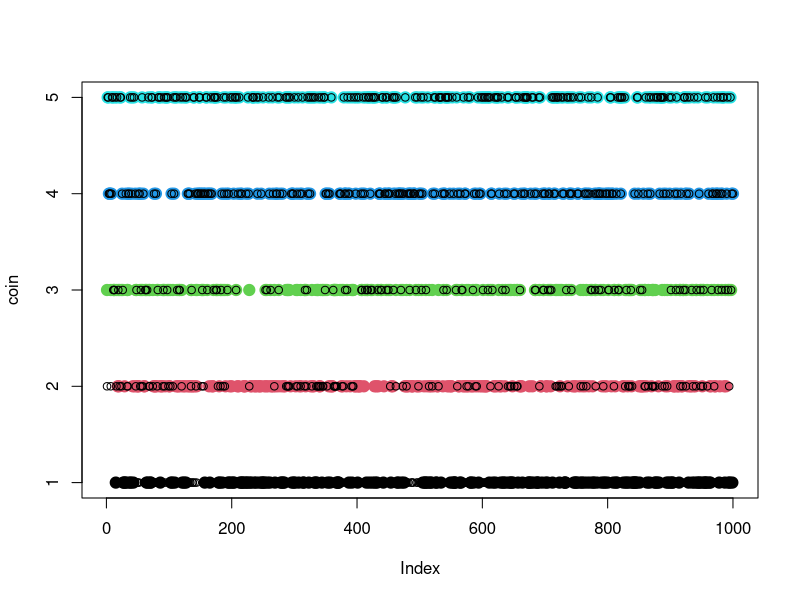

The R script that drew this image:
# Example based on: http://ai.stanford.edu/~chuongdo/papers/em_tutorial.pdf

coin = c(1,0,0,1,0)


res = c(5,9,8,4,7)

sum(res[coin==1]/(length(res[coin==1])*10))
sum(res[coin==0]/(length(res[coin==0])*10))
p1 = 0.6
p2 = 0.5


for(i in 1:1000)
{

l1 = dbinom(res,prob=p1,size = 10)
l2 = dbinom(res,prob=p2,size = 10)

ll = l1+l2
w1 = l1/ll
w2 = l2/ll

p1 = sum(w1*res)/(sum(w1*res) + sum(w1*(10-res)))
p2 = sum(w2*res)/(sum(w2*res) + sum(w2*(10-res)))
}

p1
p2

####

### Even bigger example:
ncoin = 5   # number of coin
nsamp = 1000 # number of samples
nthr  = 100  # number of throws in each sample

coin = sample(1:ncoin,nsamp, replace = TRUE)
probs= sort(sample(seq(0.1,0.9,0.1), ncoin))

plot(coin, cex = 1.5, pch = 19, col = coin)


sample = 1:nsamp

for(i in 1:nsamp) sample[i] = rbinom(1,size = nthr,prob = probs[coin[i]])

# initialization of probabilities
niter = 2000
estprobs = sample(seq(0.1,0.9,0.05), ncoin)

for(i in 1:niter)
{
  denmat = sapply(estprobs, function(p) dbinom(sample,nthr,prob = p))
  summat = rowSums(denmat)
  weights = denmat/summat
  
  tmp1 = colSums(weights*sample)
  tmp2 = colSums(weights* (nthr-sample))
  
  estprobs = tmp1/(tmp1+tmp2)
}

### Results:
cbind(sort(estprobs),probs)

ordest = order(estprobs)
ord_weights = t(sapply(1:nsamp, function(i) weights[i, ordest]))

class = sapply(1:nsamp, function(i) which(ord_weights[i,]==max(ord_weights[i,])))

points(class)

sum(coin == class)/length(class)



